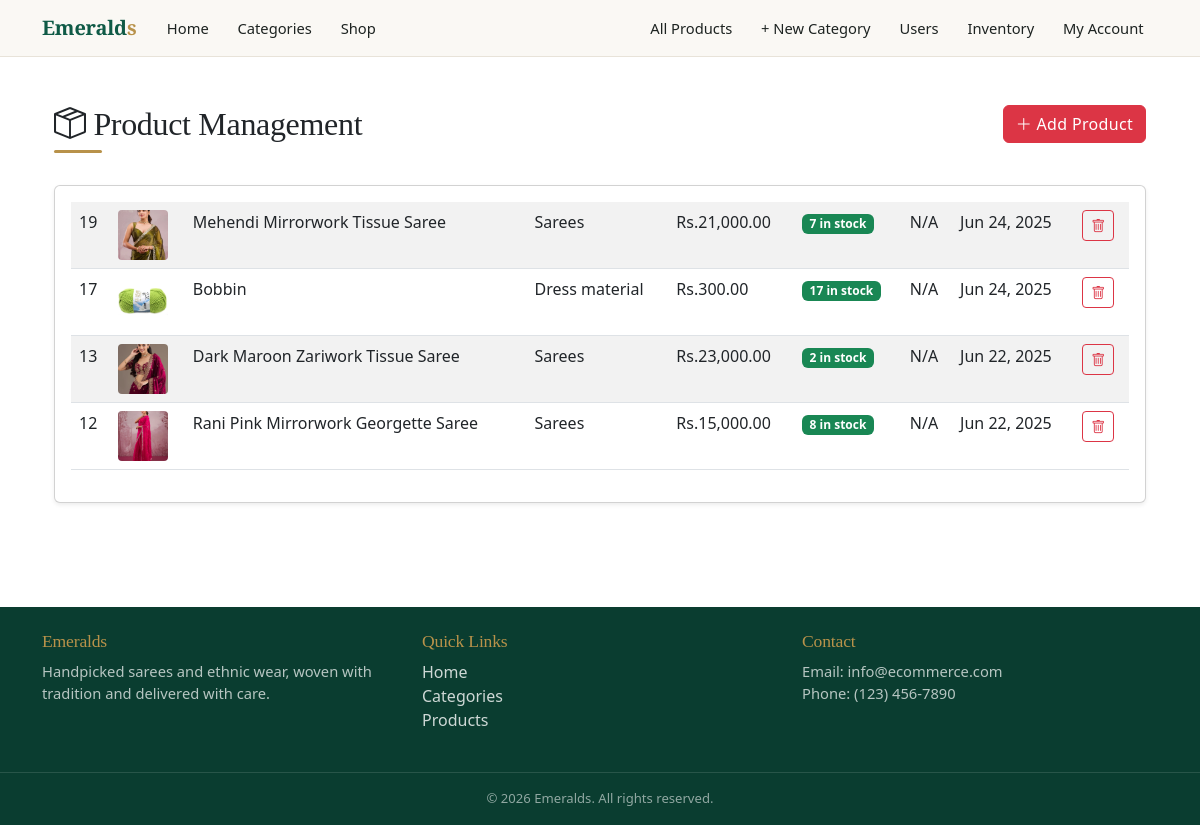
/admin/products.php (signed in), run on the app's committed database.
### tables this page shows
CREATE TABLE `product` (
  `productID` int(11) NOT NULL,
  `Description` text DEFAULT NULL,
  `unitprice` decimal(10,2) NOT NULL,
  `quantityINstock` int(11) NOT NULL DEFAULT 0,
  `supplierid` int(11) DEFAULT NULL,
  `dataAdded` datetime DEFAULT current_timestamp(),
  `productname` varchar(100) NOT NULL,
  `addedBY` int(11) DEFAULT NULL,
  `imageURl` varchar(255) DEFAULT NULL,
  `imageURl2` varchar(255) NOT NULL,
  `imageURl3` varchar(255) NOT NULL,
  `location` varchar(100) DEFAULT NULL,
  `categoryID` int(11) DEFAULT NULL
);

CREATE TABLE `category` (
  `categoryID` int(11) NOT NULL,
  `Description` text DEFAULT NULL,
  `displayOrder` int(11) DEFAULT NULL,
  `categoryname` varchar(50) NOT NULL
);

### admin/products.php (the view, shortened to what this page needs)
<?php
require_once '../includes/db_connect.php';
require_once '../includes/header.php';
$pageTitle = "Product Management";
$products = $pdo->query("
    SELECT p.*, c.categoryname, s.companyname as suppliername
    FROM product p
    LEFT JOIN category c ON p.categoryID = c.categoryID
    LEFT JOIN supplier s ON p.supplierid = s.supplierid
    ORDER BY p.dataAdded DESC
")->fetchAll(PDO::FETCH_ASSOC);
?>
<!DOCTYPE html>
<html lang="en">
<head>
    <link href="https://cdn.jsdelivr.net/npm/bootstrap@5.3.0/dist/css/bootstrap.min.css" rel="stylesheet">
    <link rel="stylesheet" href="https://cdn.jsdelivr.net/npm/bootstrap-icons@1.10.0/font/bootstrap-icons.css">
    <link href="../assets/css/admin.css" rel="stylesheet">
</head>
<body>
    <div class="container-fluid py-4">
        <div class="row mb-4">
            <div class="col-md-6">
                <h2><i class="bi bi-box-seam"></i> <?php echo htmlspecialchars($pageTitle); ?></h2>
            </div>
            <div class="col-md-6 text-end">
                <a href="../admin/add_product.php" class="btn btn-danger">
                    <i class="bi bi-plus-lg"></i> Add Product
                </a>
            </div>
        </div>
        <div class="card shadow-sm">
            <div class="card-body">
                <div class="table-responsive">
                    <table class="table table-striped table-hover responsive-table">
                        <tbody>
                            <?php foreach ($products as $product): ?>
                                <tr>
                                    <td data-label="ID"><?php echo $product['productID']; ?></td>
                                    <td data-label="Image">
                                        <?php if ($product['imageURl']): ?>
                                            <img src="../assets/images/products/<?php echo htmlspecialchars($product['imageURl']); ?>"
                                                alt="<?php echo htmlspecialchars($product['productname']); ?>"
                                                class="product-img">
                                        <?php else: ?>
                                            <div class="text-muted">No image</div>
                                        <?php endif; ?>
                                    </td>
                                    <td data-label="Product Name"><?php echo htmlspecialchars($product['productname']); ?></td>
                                    <td data-label="Category"><?php echo $product['categoryname'] ?? 'N/A'; ?></td>
                                    <td data-label="Price">Rs.<?php echo number_format($product['unitprice'], 2); ?></td>
                                    <td data-label="Stock">
                                        <span class="badge bg-<?php echo $product['quantityINstock'] > 0 ? 'success' : 'danger'; ?>">
                                            <?php echo $product['quantityINstock']; ?> in stock
                                        </span>
                                    </td>
                                    <td data-label="Supplier"><?php echo $product['suppliername'] ?? 'N/A'; ?></td>
                                    <td data-label="Added On"><?php echo date('M d, Y', strtotime($product['dataAdded'])); ?></td>
                                    <td data-label="Actions" class="action-btns">
                                        <div class="btn-group">
                                            <a href="products.php?action=delete&id=<?php echo $product['productID']; ?>"
                                                class="btn btn-sm btn-outline-danger"
                                                onclick="return confirm('Are you sure you want to delete this product?')"
                                                title="Delete">
                                                <i class="bi bi-trash"></i>
                                            </a>
                                        </div>
                                    </td>
                                </tr>
                            <?php endforeach; ?>
                        </tbody>
                    </table>
                </div>
            </div>
        </div>
    </div>
</body>
</html>
<?php require_once '../includes/footer.php'; ?>

### assets/css/style.css (style rules this page uses)
:root { --em:#0f5a46; --em-dark:#0a3d30; --em-soft:#e7f1ed; --gold:#b8924a; --ink:#1d2321; --muted:#6b7570; --bg:#faf8f4; --line:#e8e3d9; --bs-body-font-family:'Inter',system-ui,sans-serif; --bs-body-color:var(--ink); }
body { font-family:'Inter',system-ui,sans-serif;background:var(--bg);color:var(--ink);-webkit-font-smoothing:antialiased }
h1,h2,h3,h4,h5,.navbar-brand { font-family:'Playfair Display',Georgia,serif;letter-spacing:-.01em }
h2 { font-weight:600;position:relative;padding-bottom:.6rem }
h2::after { content:"";position:absolute;left:0;bottom:0;width:48px;height:3px;background:var(--gold);border-radius:2px }
a { color:var(--em) }
.btn { border-radius:999px;font-weight:600;letter-spacing:.02em;transition:all .25s }
.btn-danger { background:var(--em);border-color:var(--em);color:#fff }
.btn-outline-danger { color:var(--em);border-color:var(--em) }
.card { border:1px solid var(--line);border-radius:18px;background:#fff;overflow:hidden;box-shadow:0 1px 3px rgba(0,0,0,.03);transition:transform .35s,box-shadow .35s }
.card-body { padding:1.1rem 1.2rem }
.table { --bs-table-bg:transparent }

### admin/products.php (style rules this page uses)
.product-img { width: 50px; height: 50px; object-fit: cover; border-radius: 0.25rem; }
.action-btns .btn { margin-right: 0.3rem; }
.action-btns .btn:last-child { margin-right: 0; }

### data on the page
product: productID "19", imageURl (picture), productname "Mehendi Mirrorwork Tissue Saree", categoryID.categoryname "Sarees", unitprice "21,000.00", quantityINstock "7", suppliername "N/A", dataAdded "Jun 24, 2025"
product: productID "17", imageURl (picture), productname "Bobbin", categoryID.categoryname "Dress material", unitprice "300.00", quantityINstock "17", suppliername "N/A", dataAdded "Jun 24, 2025"
product: productID "13", imageURl (picture), productname "Dark Maroon Zariwork Tissue Saree", categoryID.categoryname "Sarees", unitprice "23,000.00", quantityINstock "2", suppliername "N/A", dataAdded "Jun 22, 2025"
product: productID "12", imageURl (picture), productname "Rani Pink Mirrorwork Georgette Saree", categoryID.categoryname "Sarees", unitprice "15,000.00", quantityINstock "8", suppliername "N/A", dataAdded "Jun 22, 2025"

### other printed values
$pageTitle "Product Management"
